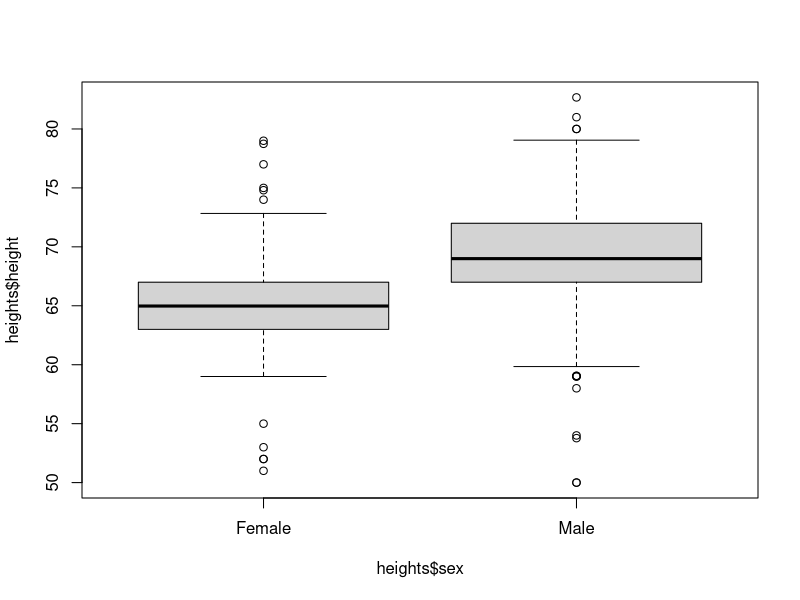
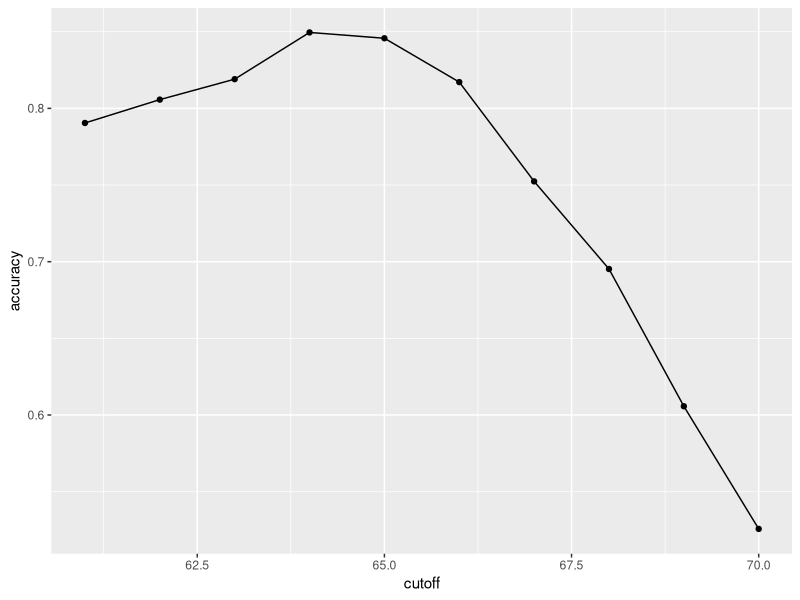

Source code (R) for these figures, in order:
## ---- chunk 1
knitr::opts_chunk$set(echo = TRUE)
img_path <- "img/"
## ---- chunk 2
library(tidyverse)
library(caret)
library(dslabs)
data(heights)
## ---- chunk 3
boxplot(heights$height~heights$sex)
## ---- chunk 4
y <- heights$sex
x <- heights$height
## ---- chunk 5
set.seed(2007)
test_index <- createDataPartition(y, times = 1, 
                                  p = 0.5, list = FALSE)
## ---- chunk 6
test_set <- heights[test_index, ]
train_set <- heights[-test_index, ]
## ---- chunk 7
y_hat <- sample(c("Male", "Female"), 
                length(test_index), replace = TRUE)
## ---- chunk 8
y_hat <- sample(c("Male", "Female"), 
                length(test_index), replace = TRUE) %>%
  factor(levels = levels(test_set$sex))
## ---- chunk 9
mean(y_hat == test_set$sex)
## ---- chunk 10
heights %>% group_by(sex) %>% 
  summarize(mean(height), sd(height))
## ---- chunk 11
y_hat <- ifelse(x > 62, "Male", "Female") %>% 
  factor(levels = levels(test_set$sex))
## ---- chunk 12
mean(y == y_hat)
## ---- chunk 13
cutoff <- seq(61, 70)
accuracy <- map_dbl(cutoff, function(x){
  y_hat <- ifelse(train_set$height > x, "Male", "Female") %>% 
    factor(levels = levels(test_set$sex))
  mean(y_hat == train_set$sex)
})
## ---- chunk 14
data.frame(cutoff, accuracy) %>% 
  ggplot(aes(cutoff, accuracy)) + 
  geom_point() + 
  geom_line() 
## ---- chunk 15
max(accuracy)
## ---- chunk 16
best_cutoff <- cutoff[which.max(accuracy)]
best_cutoff
## ---- chunk 17
y_hat <- ifelse(test_set$height > 
  best_cutoff,"Male","Female") %>% 
  factor(levels = levels(test_set$sex))
y_hat <- factor(y_hat)
mean(y_hat == test_set$sex)
## ---- chunk 18
table(predicted = y_hat, actual = test_set$sex)
## ---- chunk 19
test_set %>% 
  mutate(y_hat = y_hat) %>%
  group_by(sex) %>% 
  summarize(accuracy = mean(y_hat == sex))
## ---- chunk 20
prev <- mean(y == "Male")
prev
## ---- chunk 21
mat <- matrix(c("True positives (TP)", "False negatives (FN)", 
                "False positives (FP)", "True negatives (TN)"), 2, 2)
colnames(mat) <- c("Actually Positive", "Actually Negative")
rownames(mat) <- c("Predicted positive", "Predicted negative")
tmp <- as.data.frame(mat)
if(knitr::is_html_output()){
  knitr::kable(tmp, "html") %>%
    kableExtra::kable_styling(bootstrap_options = "striped", full_width = FALSE)
} else{
  knitr::kable(tmp, "latex", booktabs = TRUE) %>%
    kableExtra::kable_styling(font_size = 8)
}
## ---- chunk 22
cm <- confusionMatrix(data = y_hat, 
                      reference = test_set$sex)
## ---- chunk 23
cm$overall["Accuracy"]
cm$byClass[c("Sensitivity","Specificity", "Prevalence")]
## ---- chunk 24
sessionInfo()
